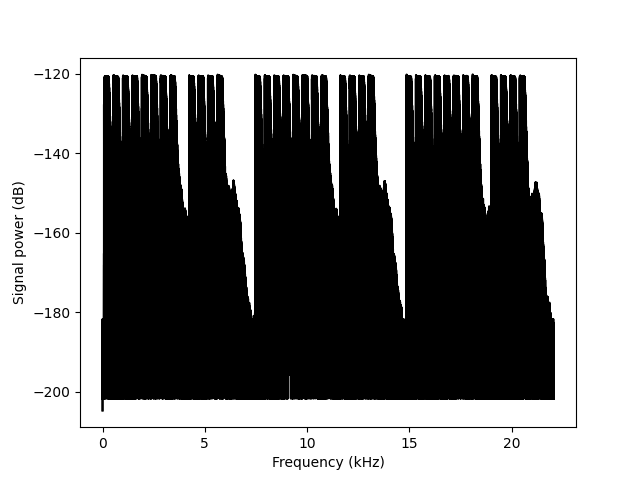

Here is the Python script that generated this plot:
import numpy as np
import matplotlib.pyplot as plt 
from scipy.io import wavfile

sampling_freq, signal = wavfile.read('speech.wav')

signal = signal / np.power(2, 15)

len_signal = len(signal)

len_half = np.ceil((len_signal + 1) / 2.0).astype(np.int32)

# Apply Fourier transform 
freq_signal = np.fft.fft(signal)


# Normalization
freq_signal = abs(freq_signal[0:len_half]) / len_signal
# Take the square
freq_signal **= 2

# Extract the length of the frequency transformed signal
len_fts = len(freq_signal)
# Adjust the signal for even and odd cases
if len_signal % 2:
 freq_signal[1:len_fts] *= 2
else:
 freq_signal[1:len_fts-1] *= 2
 
 # Extract the power value in dB 
signal_power = 10 * np.log10(freq_signal)

# Build the X axis
x_axis = np.arange(0, len_half, 1) * (sampling_freq / len_signal) / 1000.0

plt.figure()
plt.plot(x_axis, signal_power, color='black')
plt.xlabel('Frequency (kHz)')
plt.ylabel('Signal power (dB)')
plt.show()
